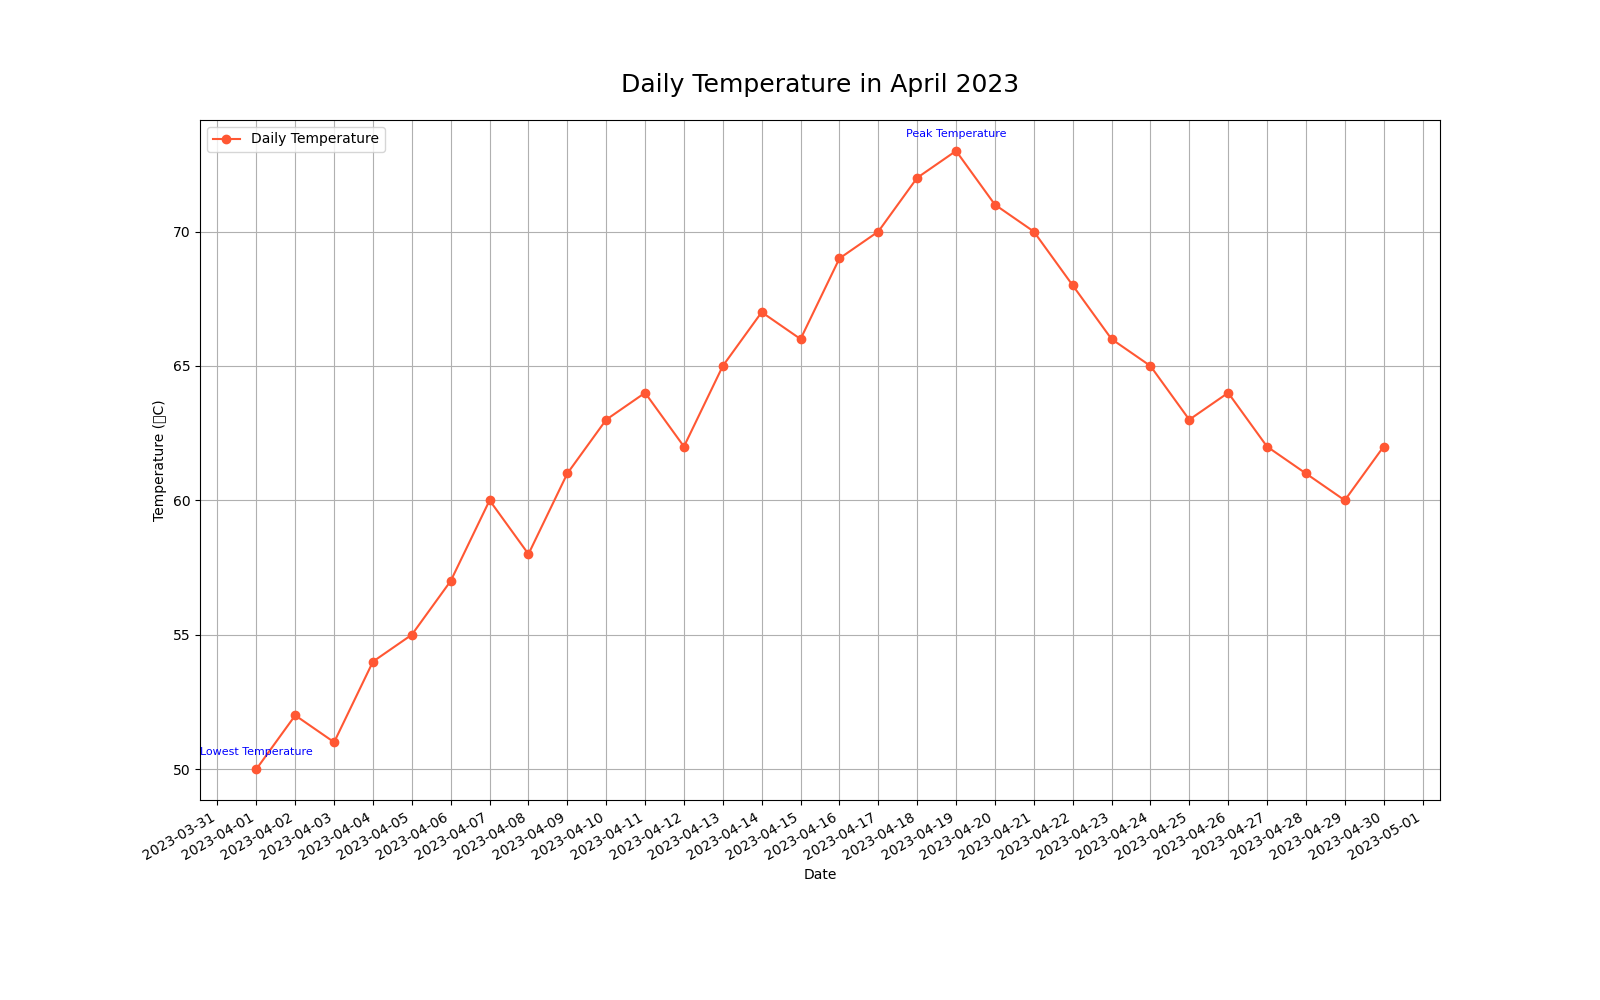

Here is the Python script that generated this plot:

import matplotlib.pyplot as plt
from matplotlib.dates import DateFormatter
import matplotlib.dates as mdates
import pandas as pd

data = [
    {'Date': '2023-04-01', 'Value': 50},
    {'Date': '2023-04-02', 'Value': 52},
    {'Date': '2023-04-03', 'Value': 51},
    {'Date': '2023-04-04', 'Value': 54},
    {'Date': '2023-04-05', 'Value': 55},
    {'Date': '2023-04-06', 'Value': 57},
    {'Date': '2023-04-07', 'Value': 60},
    {'Date': '2023-04-08', 'Value': 58},
    {'Date': '2023-04-09', 'Value': 61},
    {'Date': '2023-04-10', 'Value': 63},
    {'Date': '2023-04-11', 'Value': 64},
    {'Date': '2023-04-12', 'Value': 62},
    {'Date': '2023-04-13', 'Value': 65},
    {'Date': '2023-04-14', 'Value': 67},
    {'Date': '2023-04-15', 'Value': 66},
    {'Date': '2023-04-16', 'Value': 69},
    {'Date': '2023-04-17', 'Value': 70},
    {'Date': '2023-04-18', 'Value': 72},
    {'Date': '2023-04-19', 'Value': 73},
    {'Date': '2023-04-20', 'Value': 71},
    {'Date': '2023-04-21', 'Value': 70},
    {'Date': '2023-04-22', 'Value': 68},
    {'Date': '2023-04-23', 'Value': 66},
    {'Date': '2023-04-24', 'Value': 65},
    {'Date': '2023-04-25', 'Value': 63},
    {'Date': '2023-04-26', 'Value': 64},
    {'Date': '2023-04-27', 'Value': 62},
    {'Date': '2023-04-28', 'Value': 61},
    {'Date': '2023-04-29', 'Value': 60},
    {'Date': '2023-04-30', 'Value': 62}
]

df = pd.DataFrame(data)
df['Date'] = pd.to_datetime(df['Date'])
df.sort_values('Date', inplace=True)

plt.figure(figsize=(16, 10))
plt.plot(df['Date'], df['Value'], label='Daily Temperature', color='#ff5733', linestyle='-', marker='o')
plt.gca().xaxis.set_major_formatter(DateFormatter('%Y-%m-%d'))
plt.gca().xaxis.set_major_locator(mdates.DayLocator(interval=1))
plt.gcf().autofmt_xdate()

plt.title('Daily Temperature in April 2023', fontsize=18, pad=20)
plt.xlabel('Date')
plt.ylabel('Temperature (°C)')
plt.legend(loc='upper left')
plt.grid(True)

annotations = {
    '2023-04-19': 'Peak Temperature',
    '2023-04-01': 'Lowest Temperature'
}
for date, label in annotations.items():
    plt.annotate(label, (pd.to_datetime(date), df[df['Date'] == pd.to_datetime(date)]['Value'].values[0]),
                 textcoords="offset points", xytext=(0,10), ha='center', fontsize=8, color='blue')

plt.show()
